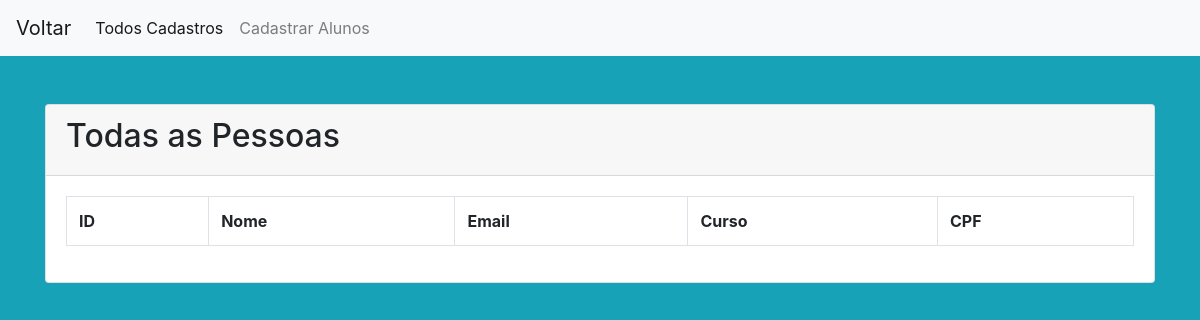
The page /Paginas/Cadastro-Alunos/index.php on the database as committed earlier.
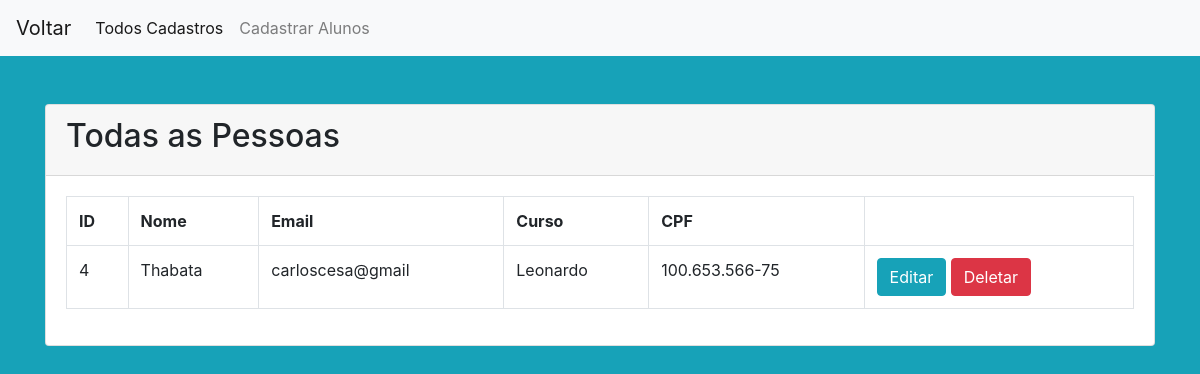
The same page on the database as committed later.
### tables this page shows
CREATE TABLE `curso` (
  `id` int(11) NOT NULL,
  `nome` varchar(50) NOT NULL,
  `email` varchar(20) NOT NULL,
  `nomeCurso` varchar(30) NOT NULL,
  `cpf` varchar(30) NOT NULL
);

### Paginas/Cadastro-Alunos/index.php (the view, shortened to what this page needs)
<?php
    require 'db.php';
    $sql = 'SELECT * FROM curso';
    $statement = $connection->prepare($sql);
    $statement->execute();
    $people = $statement->fetchAll(PDO::FETCH_OBJ);
 ?>
<?php require 'header.php'; ?>
<div class="container">
  <div class="card mt-5">
    <div class="card-header">
      <h2>Todas as Pessoas</h2>
    </div>
    <div class="card-body">
      <table class="table table-bordered">
        <tr>
          <th>ID</th>
          <th>Nome</th>
          <th>Email</th>
          <th>Curso</th>
          <th>CPF</th>
        </tr>
        <?php foreach($people as $person): ?>
          <tr>
            <td><?= $person->id; ?></td>
            <td><?= $person->nome; ?></td>
            <td><?= $person->email; ?></td>
            <td><?= $person->nomeCurso; ?></td>
            <td><?= $person->cpf; ?></td>
            <td>
              <a href="edit.php?id=<?= $person->id ?>" class="btn btn-info">Editar</a>
              <a onclick="return confirm('Tem certeza que deseja deletar este aluno?')" href="delete.php?id=<?= $person->id ?>" class='btn btn-danger'>Deletar</a>
            </td>
          </tr>
        <?php endforeach; ?>
      </table>
    </div>
  </div>
</div>
<?php require 'footer.php'; ?>

### Paginas/Cadastro-Alunos/header.php (shortened to what this page needs)
<!doctype html>
<html lang="en">
  <head>
    <link rel="stylesheet" href="https://maxcdn.bootstrapcdn.com/bootstrap/4.0.0-beta.2/css/bootstrap.min.css">
  </head>
  <body class="bg-info">
    <nav class="navbar navbar-expand-lg navbar-light bg-light">
  <a class="navbar-brand" href="../painel.php">Voltar</a>
  <div class="collapse navbar-collapse" id="navbarSupportedContent">
    <ul class="navbar-nav mr-auto">
      <li class="nav-item active">
        <a class="nav-link" href="../painel.php">Todos Cadastros <span class="sr-only">(current)</span></a>
      </li>
      <li class="nav-item">
        <a class="nav-link" href="create.php">Cadastrar Alunos</a>
      </li>
    </ul>
  </div>
</nav>

### Paginas/Cadastro-Alunos/footer.php (shortened to what this page needs)
  </body>
</html>

Rows that differ between the two databases and show on the page:
added curso: id "4", nome "Thabata", email "carloscesa@gmail", nomeCurso "Leonardo", cpf "100.653.566-75"
